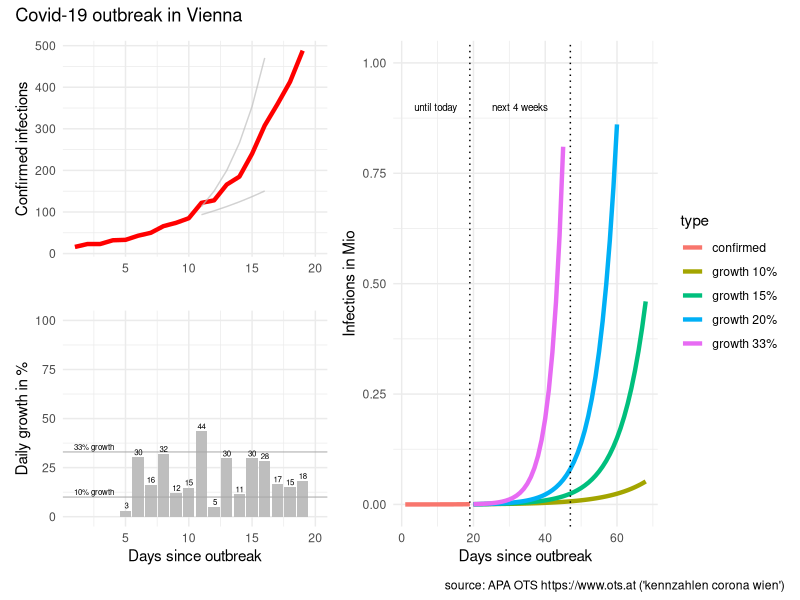
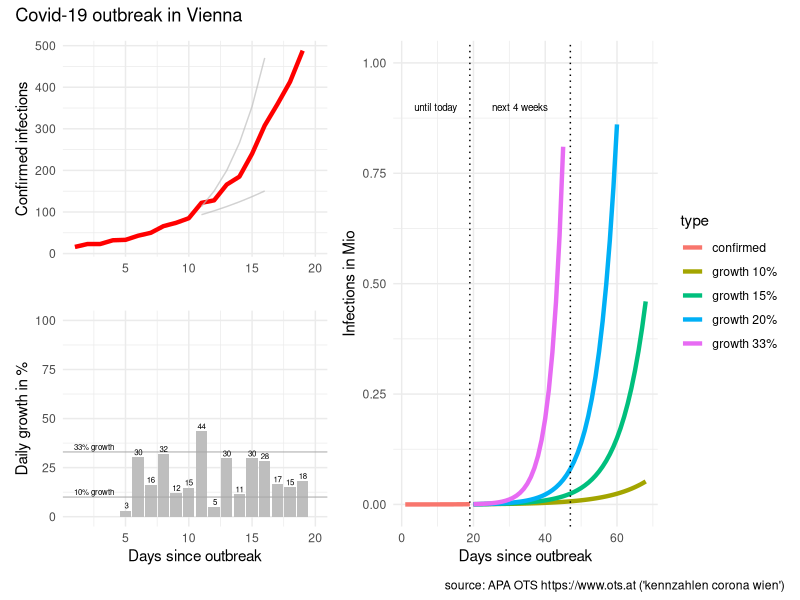

Recreate these plots in R, in order.
# packages
library(tidyverse)
library(scales)
library(patchwork)

# reported infections
# source: APA OTS (https://www.ots.at)
# keywords: "kennzahlen corona wien"
infected <- c(
   16, #"2020-03-05"
   23, #"2020-03-06"
   23, #"2020-03-07"
   32, #"2020-03-08"
   33, #"2020-03-09"
   43, #"2020-03-10"
   50, #"2020-03-11"
   66, #"2020-03-12"
   74, #"2020-03-13"
   85, #"2020-03-14"
  122, #"2020-03-15"
  128, #"2020-03-16"
  166, #"2020-03-17"
  185, #"2020-03-18"
  240, #"2020-03-19"
  308, #"2020-03-20"
  359, #"2020-03-21"
  413, #"2020-03-22"
  488  #"2020-03-23"
)

# prepare data
data <- tibble(infected = infected)

data <- data %>% 
  mutate(type = "confirmed",
         day = row_number()) %>% 
  arrange(day) %>% 
  mutate(new_abs = infected - lag(infected),
         new_pct = new_abs / lag(infected) * 100)

# predict
predict_corona <- function(data, infection_rate, days)  {
  
  future <- seq(from = max(data$day) + 1, to = max(data$day)+days-1)
  infected_all <- NULL
  infected_act <- max(data$infected)
  infected_predict <- NULL
  for (i in seq_along(future))  {
    infected_act <- infected_act * infection_rate
    infected_all <- c(infected_all, infected_act)
  }
  
  data2 <- tibble(type = paste0("growth ", (infection_rate-1)*100,"%"),
                  day = future, 
                  infected = infected_all)
  data2
  
} # predict_corona

# predict for different growth
predict_days <- 50 #57

data_50 <- data %>% 
  predict_corona(infection_rate = 1.50, days = predict_days)

data_40 <- data %>% 
  predict_corona(infection_rate = 1.40, days = predict_days)

data_33 <- data %>% 
  predict_corona(infection_rate = 1.33, days = predict_days)

data_20 <- data %>% 
  predict_corona(infection_rate = 1.20, days = predict_days)

data_15 <- data %>% 
  predict_corona(infection_rate = 1.15, days = predict_days)

data_10 <- data %>% 
  predict_corona(infection_rate = 1.10, days = predict_days)

# combine dataset
data_plot <- data %>% 
  bind_rows(data_33, data_20, data_15, data_10)


# visualise data
# infected
last_day <- length(data$infected)
p0 <- data_plot %>% 
  mutate(infected_M = infected / 1000000) %>%
  ggplot(aes(day, infected_M, color = type)) + 
  geom_line(size = 1.5) +
  geom_vline(xintercept = c(last_day, last_day + 28), 
             linetype = "dotted") +
  ylim(0,1) +
  xlab("Days since outbreak") +
  ylab("Infections in Mio") + 
  #ggtitle("Covid-19 outbreak in Vienna") +
  theme_minimal()+
  annotate("text", last_day/2, 0.9, 
           label = "until today", size = 2.5) +
  annotate("text", last_day+14, 0.9, 
           label = "next 4 weeks", size = 2.5)

#############################################

# data for reference line 33% growth (Austria)
data_line_start <- tibble(
  day = 10,
  infected = 85
)

# predict 10%/33% growth (days since 50 cases)
data_line10 <- predict_corona(
  data_line_start,
  infection_rate = 1.10,
  days = 7)

data_line33 <- predict_corona(
  data_line_start,
  infection_rate = 1.33,
  days = 7)

# infected
p1 <- data %>% 
  mutate(infected_M = infected / 1000000) %>% 
  ggplot(aes(day, infected)) + 
  geom_line(size = 1.5, color = "red") +
  geom_line(data = data_line10, 
            aes(day,infected), color = "grey", alpha = 0.7) +
  geom_line(data = data_line33, 
            aes(day,infected), color = "grey", alpha = 0.7) +
  xlim(c(1,length(infected)+1)) +
  ylim(0,max(infected)) +
  scale_y_continuous(labels=function(x) format(x, big.mark = " ", scientific = FALSE)) +
  #  xlab("Days since outbreak") +
  xlab("") +
  ylab("Confirmed infections") + 
#  ggtitle("Covid-19 outbreak in Vienna") +
  theme_minimal()
  
# daily growth infected
p2 <- data %>% 
  filter(day >= 5) %>% 
  ggplot(aes(day, new_pct)) +
  geom_col(fill = "grey") +
  geom_hline(yintercept = 10, color = "darkgrey", alpha = 0.7) +
  geom_hline(yintercept = 33, color = "darkgrey", alpha = 0.7) +
  geom_text(aes(day, new_pct, 
                label = paste0(format(new_pct, digits=1))),
            size = 2, vjust = "bottom", nudge_y = 1) +
  xlim(c(1,length(infected)+1)) +
  ylim(c(0,100)) +
  xlab("Days since outbreak") +
  ylab("Daily growth in %") + 
#  ggtitle("Covid-19 outbreak in Vienna") +
  theme_minimal() +
  annotate("text", 2.5, 10+1, 
           label = "10% growth",
           size = 2,vjust = "bottom")  +
  annotate("text", 2.5, 33+1, 
           label = "33% growth",
           size = 2,vjust = "bottom") 
  

# combine plots
p <- ((p1 / p2) | p0) + plot_annotation('Covid-19 outbreak in Vienna',
                            caption = "source: APA OTS https://www.ots.at ('kennzahlen corona wien')")
# plot
p

# save plot
p %>% ggsave(filename = "covid-19-vienna.png", 
             device = "png",
             width = 7, height = 4)
